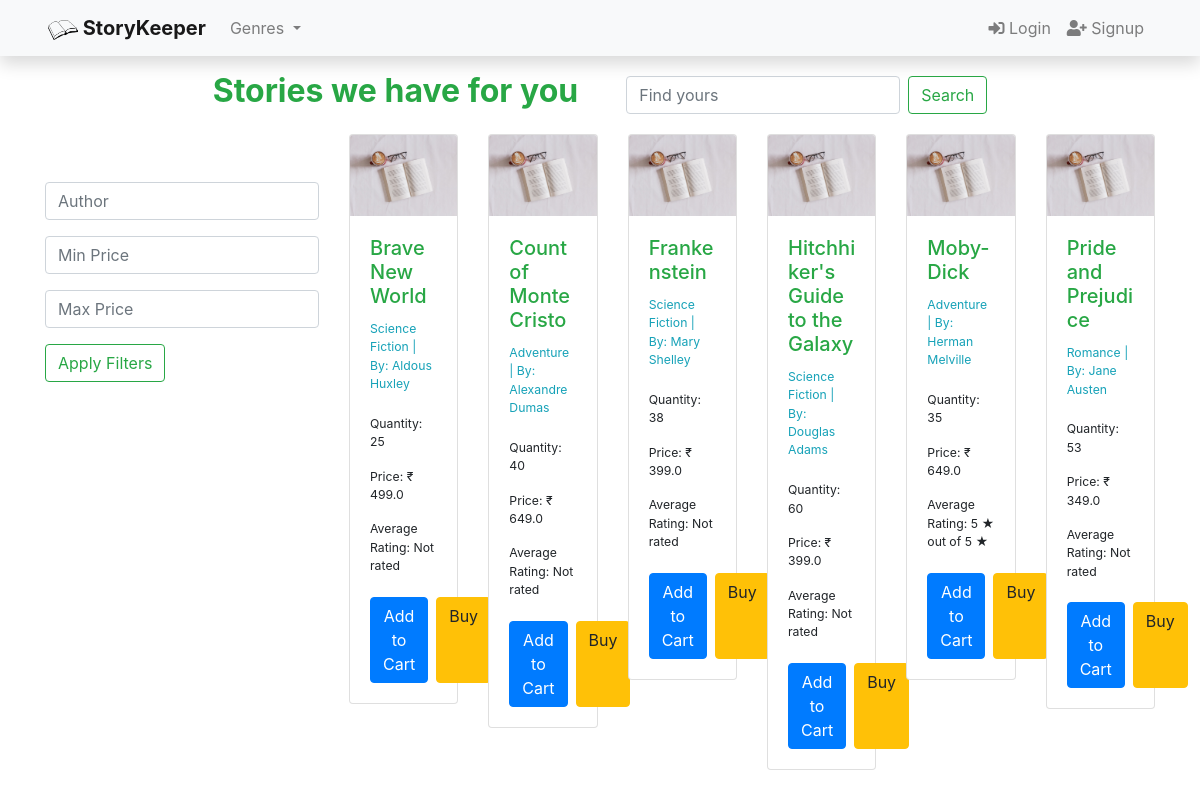
Before: / (upper part) with the older database file.
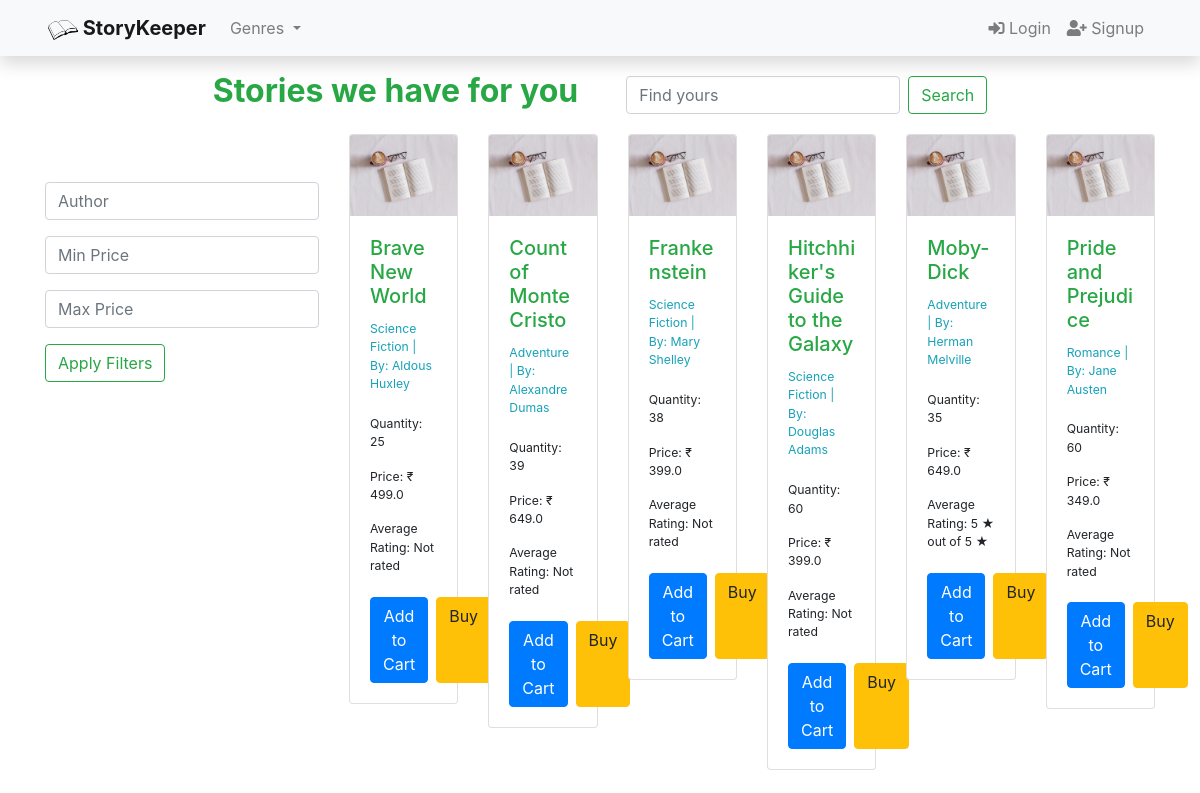
After: the same page with the newer database file.
### books/models.py (models this page shows, shortened)
class Book(models.Model):
    status = (
    (0, "Draft"),
    (1, "Publish")
    )
    title  		 = models.CharField(max_length=200)
    slug         = models.SlugField(max_length=140, unique=True)
    author 		 = models.CharField(max_length=100)
    genre        = models.ForeignKey(Genre, on_delete=models.SET_NULL, null=True, blank=True)
    price     	 = models.FloatField(default=0)
    quantity   	 = models.PositiveIntegerField()
    description  = models.TextField(default='No Description', null=True, blank=False)
    average_rating  = models.FloatField(default=0)
    created_on 	 = models.DateTimeField(auto_now_add=True)
    updated_on 	 = models.DateTimeField(auto_now=True)
    digital         = models.BooleanField(default=False, null=True, blank=False)
    status          = models.IntegerField(choices=status,default = 1)
    class Meta:
        ordering    = ['-quantity']

class Genre(models.Model):
    name = models.CharField(max_length=100)
    slug = models.SlugField(max_length=100, unique=True)
    def __str__(self):
        return self.name

### books/views.py (the view, shortened to what this page needs)
# urls.py: path('', views.homeView, name='home'),
def homeView(request):
    genre = Genre.objects.all().order_by('name')
    search_book = request.GET.get('search')
    filter_form = BookFilterForm(request.GET)
    if filter_form.is_valid():
        min_price = filter_form.cleaned_data.get('min_price')
        max_price = filter_form.cleaned_data.get('max_price')
        author = filter_form.cleaned_data.get('author')
        filters = Q()
        books = Book.objects.all().order_by('title')
        if min_price is not None:
            filters &= Q(price__gte=min_price)
        if max_price is not None:
            filters &= Q(price__lte=max_price)
        if author:
            filters &= Q(author__icontains=author)
        books = Book.objects.filter(filters).order_by('title')
        paginator = Paginator(books, 12)
        page = request.GET.get('page')
        books = paginator.get_page(page)
    context = {'books': books, 'genre':genre, 'filter_form':filter_form}
    return render(request, 'index.html', context)

### books/forms.py
class BookFilterForm(forms.Form):
    author = forms.CharField(
        required=False,
        label='',
        max_length=100,
        widget=forms.TextInput(attrs={'placeholder': 'Author'})
    )
    min_price = forms.DecimalField(
        required=False,
        label='',
        min_value=0,
        max_digits=10,
        decimal_places=2,
        widget=forms.NumberInput(attrs={'placeholder': 'Min Price'}))
    max_price = forms.DecimalField(
        required=False,
        label='',
        min_value=0,
        max_digits=10,
        decimal_places=2,
        widget=forms.NumberInput(attrs={'placeholder': 'Max Price'})
    )
    def clean(self):
        cleaned_data = super().clean()
        min_price = cleaned_data.get('min_price')
        max_price = cleaned_data.get('max_price')
        if min_price is not None and max_price is not None and min_price > max_price:
            raise forms.ValidationError("Minimum price should be less than or equal to maximum price.")
        return cleaned_data

### books/templates/index.html (shortened to what this page needs)
{% extends 'base.html' %}
{% block content %}
{% load static %}
{% load crispy_forms_tags %}
<div class='container-fluid my-3 d-flex justify-content-center'>
    <h2 class="text-success"><b>Stories we have for you </b></h2>
    <form class="form-inline my-2 ml-5 my-lg-0" role='search', method='get', action="{% url 'home' %}">
        <input class="form-control mr-sm-2" name='search' type="search" placeholder="Find yours" aria-label="Search">
        <button class="btn btn-outline-success my-2 my-sm-0" type="submit">Search</button>
    </form>
</div>
<small>
<div class="container-fluid d-flex">
    <div class="d-none d-sm-flex col-md-auto mt-5">
        <div style="position: relative;">
            <div class="sticky-column" style="position: sticky; top: 80px;">
                <form method="GET" action="{% url 'home' %}">
                    {{ filter_form|crispy }}
                    <button class="btn btn-outline-success" type="submit">Apply Filters</button>
                </form>
            </div>
        </div>
    </div>
    <div class="container-fluid">
        <div class="row">
            {% for book in books %}
            <div class="col-xl-2 col-md-4 col-sm-6 mb-4">
                <div class="card product-card">
                    <a href="{% url 'book_detail' book.slug %}"><img src="{% static 'images/thumbnail.jpg' %}" class="card-img-top" alt="{{ book.title }}"></a>
                    <div class="card-body">
                        <a href="{% url 'book_detail' book.slug %}"class="text-success" ><h5 class="card-title">{{ book.title }}</h5></a>
                        <small>
                            <p class="card-text text-info">{{ book.genre }} | <span class="card-text">By: {{ book.author }}</span></p></small><br>
                            <small class="text-bold">
                                <p class="card-text">Quantity:{% if book.quantity > 0 %} {{ book.quantity }} {% else %}<span class="text-success"> Out of stock</span>{% endif %}</p>
                                <p class="card-text">Price: &#8377; {{ book.price }}</p>
                                <p class="card-text">Average Rating: {% if book.average_rating %}{{ book.average_rating|floatformat:'0' }} &#9733; out of 5 &#9733;{% else %}Not rated{% endif %}</p>
                            </small><br>
                        <div class="d-flex">
                            <form method="post" action="{% url 'add_to_cart' book.slug %}">
                                <button type="submit" class="btn btn-primary">Add to Cart</button>
                            </form>
                            <a href="{% url 'cart' %}" class="btn btn-warning ml-2">Buy</a>
                        </div>
                    </div>
                </div>
            </div>
            {% endfor %}
        </div>
    </div>
</div>
</small>
{% endblock %}

Changed rows visible on the page:
changed Book "Count of Monte Cristo": quantity "40" → "39"
changed Book "Pride and Prejudice": quantity "53" → "60"
